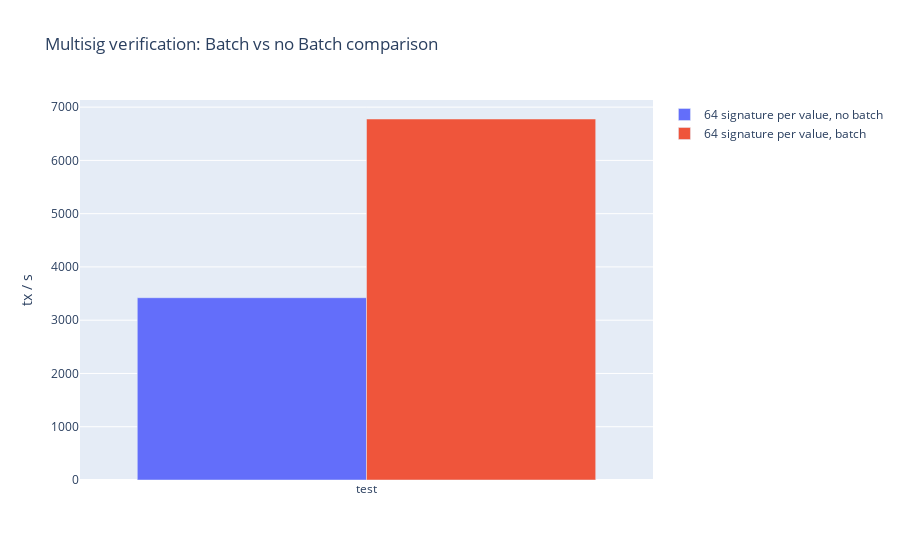

The notebook cell this image was saved under:
### Markdown cell above
# Batch verification

Finding: Batch verification uses x86_64 SIMD instruction. It's limited to 64 signatures; that is 95 servers. 64 is more than 2/3 of 95.

Issue: Batch verification is only faster after a certain number of batches.

let $n$ be the number of signatures that can be validated in a batch.

- $n < k$: Do not use batch verification
- $n \geq k$: Use batch verification

That number is $k=4$.

### Code cell
import plotly.graph_objects as go
import numpy as np
import pandas as pd

df = pd.read_csv("tests.csv")

fig = go.Figure(data=[
    #go.Bar(name='1 signature per value, no batch', x=df["name"], y=1/(df["1sig_nobatch"]*10**-9)),
    go.Bar(name='64 signature per value, no batch', x=df["name"], y=1/(df["64sig_nobatch"]*10**-9)),
    go.Bar(name='64 signature per value, batch', x=df["name"], y=1/(df["64sig_batch"]*10**-9)),
])
# Change the bar mode
fig.update_layout(title="Multisig verification: Batch vs no Batch comparison", barmode='group', yaxis_title="tx / s")
fig.update_layout(xaxis_type='category', yaxis_type='linear')
fig.show()

### Figure 1 — Plotly figure (JSON) as saved in the notebook; plotly's stock layout.template omitted (floating-point values rounded to 4 significant figures)
{"data": [{"name": "64 signature per value, no batch", "type": "bar", "x": ["test"], "y": [3422.0]}, {"name": "64 signature per value, batch", "type": "bar", "x": ["test"], "y": [6777.0]}], "layout": {"autosize": true, "barmode": "group", "title": {"text": "Multisig verification: Batch vs no Batch comparison"}, "xaxis": {"autorange": true, "range": [-0.5, 0.5], "type": "category"}, "yaxis": {"autorange": true, "range": [0, 7134.0], "title": {"text": "tx / s"}, "type": "linear"}}}
